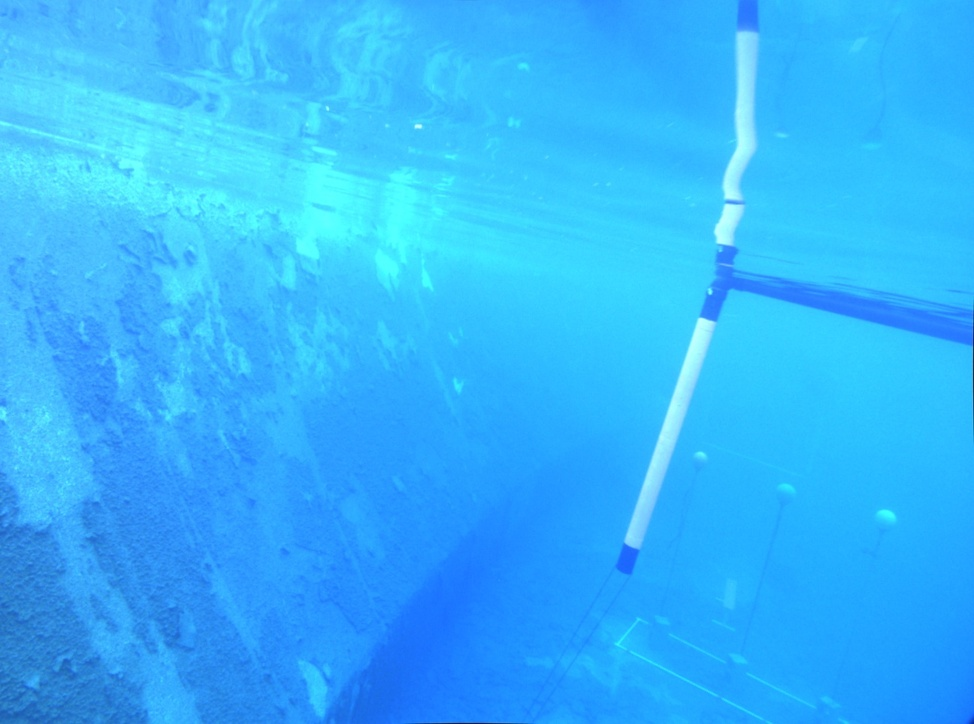
#> input picture annotator/input/frame0000.jpg, 974 x 724 px, shrunk from 1296 x 964 before the run; its folder holds 2 pictures in this run
$ python batch.py   (Python 2 division)
#> lines starting #> are read from the running program, lines starting #| are printed output that depends on the picture
### annotator/Annotator.py
import numpy as np
import cv2
import os
import sys

__author__ = "Jey Kumar"

""" Output line format: "(((x1, y1), (x2, y2)), category)",
        where (x1, y1) and (x2, y2) are coordinates of opposing vertices of the region,
        and category is either 1, 2, or 3 (1 = buoy, 2 = bin, 3 = target).
"""

INSTRUCTIONS = "instructions.jpg" # Path to instructions file relative to this script
instructions_file = os.path.relpath(os.path.join(os.path.dirname(__file__), INSTRUCTIONS)) # For cases when script is being imported as module

class Annotator(object):
    """Annotator class"""
    def __init__(self, filename):
        self.filename = filename
        self.img = cv2.imread(filename, -1)
        self.instructions = cv2.imread(instructions_file, -1)
        self.undo = None
        self.pressed = False
        self.need_to_classify = False
        self.clicks = []
        self.regions = []
        self.data = []
        self.key = None

    def display(self):
        # Display output
        cv2.namedWindow("Display")
        cv2.setMouseCallback("Display", self.user_control)
        while True:
            cv2.imshow("Display", self.img)
            key_display = cv2.waitKey(20)
            if key_display & 0xFF == 27: # "Esc" pressed
                break
            elif key_display & 0xFF == 32: # "Space" pressed
                self.dump_data()
                break
            if self.need_to_classify:
                category = None
                cv2.imshow("Display", self.img) # Update window to show drawn rectangle
                cv2.namedWindow("Classify")
                while True:
                    cv2.imshow("Classify", self.instructions)
                    key_classify = cv2.waitKey(20)
                    if key_classify & 0xFF == 49: # "1" pressed
                        category = 1
                        self.classify(category)
                        break
                    elif key_classify & 0xFF == 50: # "2" pressed
                        category = 2
                        self.classify(category)
                        break
                    elif key_classify & 0xFF == 51: # "3" pressed
                        category = 3
                        self.classify(category)
                        break
                    elif key_classify & 0xFF == 48: # "0" pressed
                        self.img = self.undo
                        break
                cv2.destroyWindow("Classify")
                self.need_to_classify = False

        cv2.destroyAllWindows()

    # [21 lines left out: functions user_control, classify, not called in this run]

    def dump_data(self):
        directory_output = "output\\"
        filename_base = os.path.basename(self.filename).split(".")[0]
        filename_base = os.path.normpath(filename_base + ".txt")
        filename = os.path.join(directory_output, filename_base)

        with open(filename, "w") as text_file:
            for region in self.data:
                line = str(region[:]) + "\n"
                text_file.write(line)

        msg = "{} annotated.".format(os.path.basename(self.filename))
        print msg

    def main(self):
        self.display()

# [9 lines that do not run on import are left out]


### annotator/batch.py
from Annotator import Annotator
import os
import sys

__author__ = "Jey Kumar"

INPUT_PATH = "input//"

files = os.listdir(INPUT_PATH)
files = sorted(files)

instructions = """
INSTRUCTIONS:
    1. Use your mouse/touchpad to draw rectangles around regions of interest.
    2. Press the matching number on your keyboard as per the instructions on the pop up.
       Press 0 to undo the rectangle.
    3. Repeat steps 1-2 for each remaining region of interest.
    4. Press Space when done. The next image, if any, will now be displayed. See step 1.

NOTES:
    -  If you made a mistake labelling (at step 2), follow these steps:
        (a) Switch to Terminal / Command Prompt and press Ctrl-C to break the loop.
        (b) Go to the "output" folder to see the last file that was successfully annotated.
        (c) Restart the program with the file name from (b) as an additional argument.
            - Example: 'python batch.py frame_100.jpg'
    - If you think something's wrong, call a CV member for help!
"""

print instructions

if len(sys.argv) > 1:
    if sys.argv[1] == "help" or sys.argv[1] == "-help":
        exit()

if len(sys.argv) > 1: # Start at specific image
    start_index = files.index(sys.argv[1])
else: # Start at top
    start_index = 0

for filename in files[start_index:]:
    image = os.path.join(INPUT_PATH, filename)
    annotator = Annotator(image)
    annotator.main()
#> this loop made 2 passes; (key Esc is pressed on pass 1)
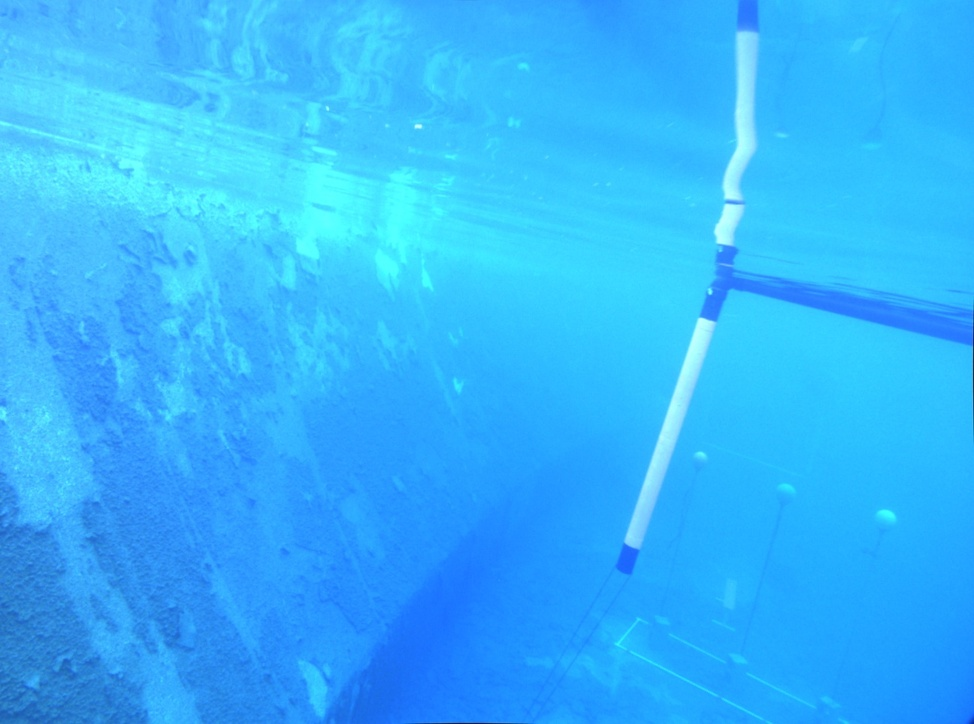
#> input picture annotator/input/frame0000.jpg, 974 x 724 px, shrunk from 1296 x 964 before the run
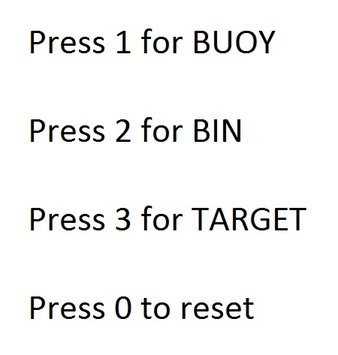
#> input picture annotator/instructions.jpg, 338 x 355 px, shrunk from 450 x 473 before the run
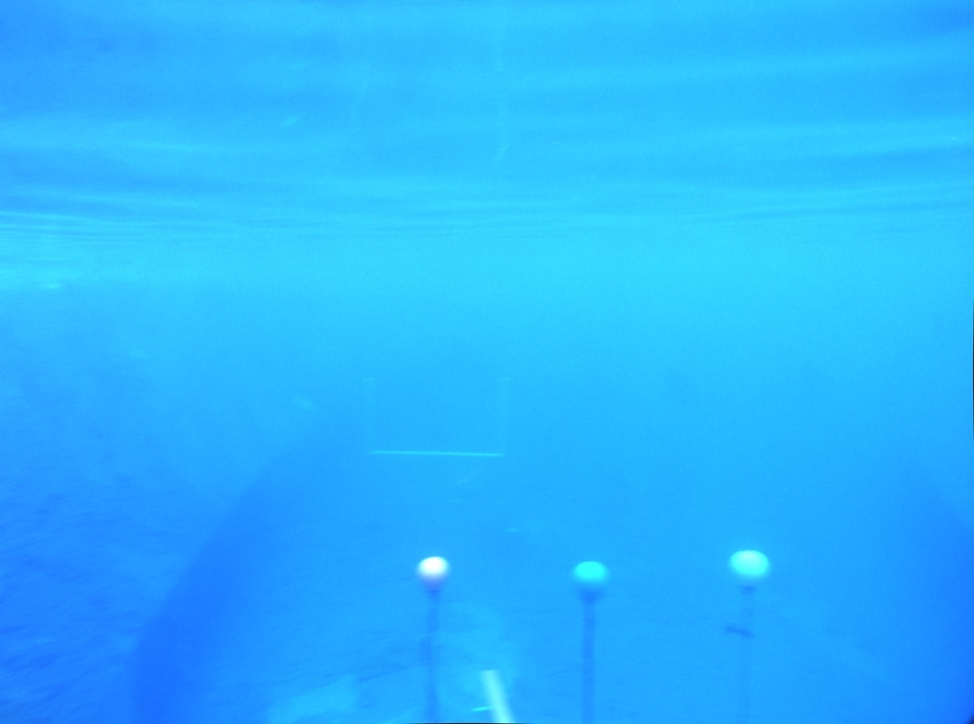
#> input picture annotator/input/test_image.jpg, 974 x 724 px, shrunk from 1296 x 964 before the run

print "ANNOTATION COMPLETED."
